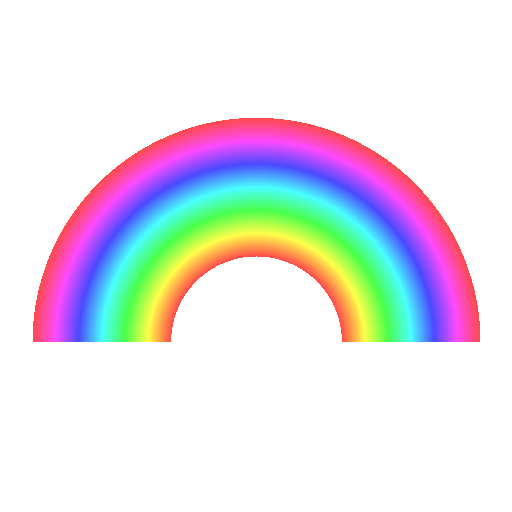
Frame 1 (no input)
Frame 60 (the mouse pressed at the canvas centre just before this capture): identical to frame 1, image omitted
Frame 120 (the mouse held since frame 60 and released just before this capture): identical to frame 1, image omitted

The Processing sketch that drew this single still picture (run headless with seeded random() and noise(); from frame 60 on, the mouse is pressed at the canvas centre):

// Processing sketch: RainbowMaker
// ── RainbowMaker.pde
// RainbowMaker.pde | Un programme qui permet de dessiner un arc-en-ciel.

// paramètres du programme
int resolutionX = 512;                 // largeur de la fenêtre d'affichage en pixels
int resolutionY = 512;                 // hauteur de la fenêtre d'affichage en pixels
int imageScale = 1;                    // proportion de l'image par rapport à la fenêtre d'affichage (permet d'exporter une image plus grande)
float rainbowOriginRatioX = 1.0 / 2.0; // ratio de positionnement de l'arc-en-ciel sur l'axe horizontal
float rainbowOriginRatioY = 1.0 / 3.0; // ratio de positionnement de l'arc-en-ciel sur l'axe horizontal
float borderOffsetWidth = 1.0 / 16.0;  // distance entre les bordures horizontales de l'image et le début de l'arc-en-ciel

// variable globale du programme
PGraphics renderbuffer;                // image en mémoire dans laquelle l'arc-en-ciel sera dessiné

// fonction pour configurer la résolution de la fenêtre d'affichage à partir des paramètres
void settings()
{
  size(resolutionX, resolutionY);
}

// fonction d'initialisation du programme
void setup()
{
  // fréquence de mise à jour (nombre d'images par secondes)
  frameRate(60);

  // génération d'un nouvel arc-en-ciel
  generateRainbow();
}

// fonction de mise à jour du programme
void draw()
{
  // espace de couleur RGB (red/rouge, green/vert, blue/bleu)
  colorMode(RGB);

  // couleur de l'arrière-plan
  background(255, 255, 255); // couleur blanche

  // dessiner l'image dans la fenêtre d'affichage du programme
  image(renderbuffer, 0, 0, resolutionX, resolutionY);
}

// fonction qui dessine un arc-en-ciel dan une image en mémoire
void generateRainbow()
{
  // variables locales
  int renderbufferResolutionX = resolutionX * imageScale;
  int renderbufferResolutionY = resolutionY * imageScale;
  float originX = renderbufferResolutionX * rainbowOriginRatioX;
  float originY = renderbufferResolutionY - renderbufferResolutionY * rainbowOriginRatioY;
  float distanceMin = renderbufferResolutionY / 6.0;
  float distanceMax = renderbufferResolutionY / 2.0 - renderbufferResolutionY * borderOffsetWidth;

  // création d'une image en mémoire
  renderbuffer = createGraphics(renderbufferResolutionX, renderbufferResolutionY);

  // commencer l'algorithme de dessin
  renderbuffer.beginDraw();

  // espace de couleur HSB (hue/teinte, saturation/saturation, brightness/luminosité)
  renderbuffer.colorMode(HSB, 100);

  // itération sur les rangées de pixels de l'image
  for (int indexY = 0; indexY < renderbufferResolutionY; ++indexY)
  {
    // itération sur les colonnes de pixels de l'image
    for (int indexX = 0; indexX < renderbufferResolutionX; ++indexX)
    {
      // calculer la distance entre le pixel et l'origine de l'arc-en-ciel
      float distance = distanceFromRainbowOrigin(indexX, indexY, originX, originY);

      // évaluation des conditions pour déterminer si le pixel fait partie de l'arc-en-ciel
      if (distance >= distanceMin && distance <= distanceMax && indexY <= originY)
      {
        // choisir une teinte de couleur en fonction de la distance par rapport à l'origine de l'arc-en-ciel
        renderbuffer.stroke(map(distance, distanceMin, distanceMax, 0, 100), 100, 100);

        // dessiner un pixel avec cette teinte de couleur
        renderbuffer.point(indexX, indexY);
      }
    }
  }
  // terminer l'algorithme de dessin
  renderbuffer.endDraw();
}

// fonction qui calcule la distance entre la position d'un pixel et l'origine de l'arc-en-ciel
float distanceFromRainbowOrigin(float positionX, float positionY, float originX, float originY)
{
  float deltaX = positionX - originX; // différence entre position du pixel et origine de l'arc-en-ciel sur l'axe horizontal
  float deltaY = positionY - originY; // différence entre position du pixel et origine de l'arc-en-ciel sur l'axe vertical

  // calcul de la distance (racine carrée de la somme des différences à la puissance 2)
  return sqrt(deltaX * deltaX + deltaY * deltaY);
}

void keyReleased()
{
  renderbuffer.save("rainbow.png"); // sauvegarde de l'image en mémoire vers un fichier image
}
